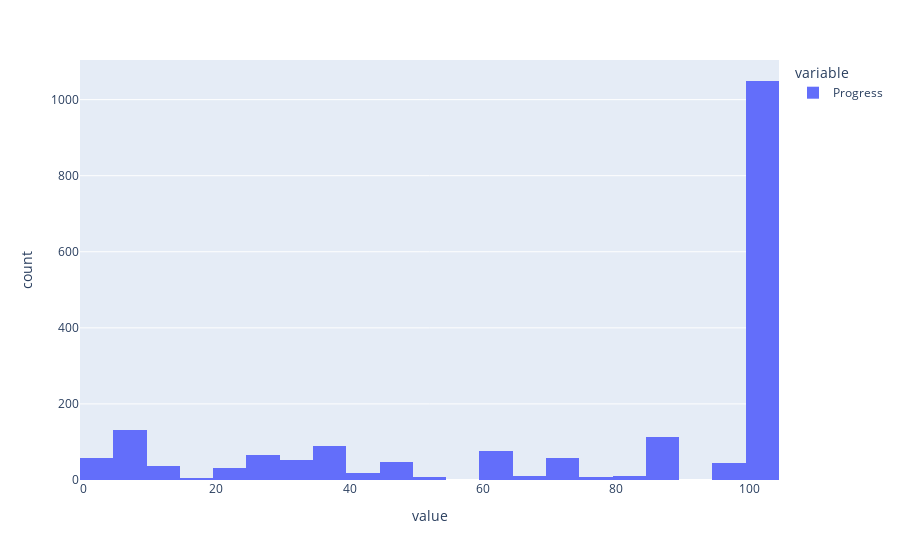

This figure's notebook cell:
### Code cell
px.histogram(df.Progress)

### Figure 1 — Plotly figure (JSON) as saved in the notebook; plotly's stock layout.template omitted (floating-point values rounded to 4 significant figures; data arrays with more than 128 entries replaced by an {"elided": "..."} marker saying what was removed)
{"data": [{"alignmentgroup": "True", "bingroup": "x", "hovertemplate": "variable=Progress<br>value=%{x}<br>count=%{y}<extra></extra>", "legendgroup": "Progress", "marker": {"color": "#636efa", "pattern": {"shape": ""}}, "name": "Progress", "offsetgroup": "Progress", "orientation": "v", "showlegend": true, "type": "histogram", "x": {"elided": "1917 int values"}, "xaxis": "x", "yaxis": "y"}], "layout": {"autosize": true, "barmode": "relative", "legend": {"title": {"text": "variable"}, "tracegroupgap": 0}, "margin": {"t": 60}, "xaxis": {"anchor": "y", "autorange": true, "domain": [0, 1], "range": [-0.5, 104.5], "title": {"text": "value"}, "type": "linear"}, "yaxis": {"anchor": "x", "autorange": true, "domain": [0, 1], "range": [0, 1104.0], "title": {"text": "count"}}}}
